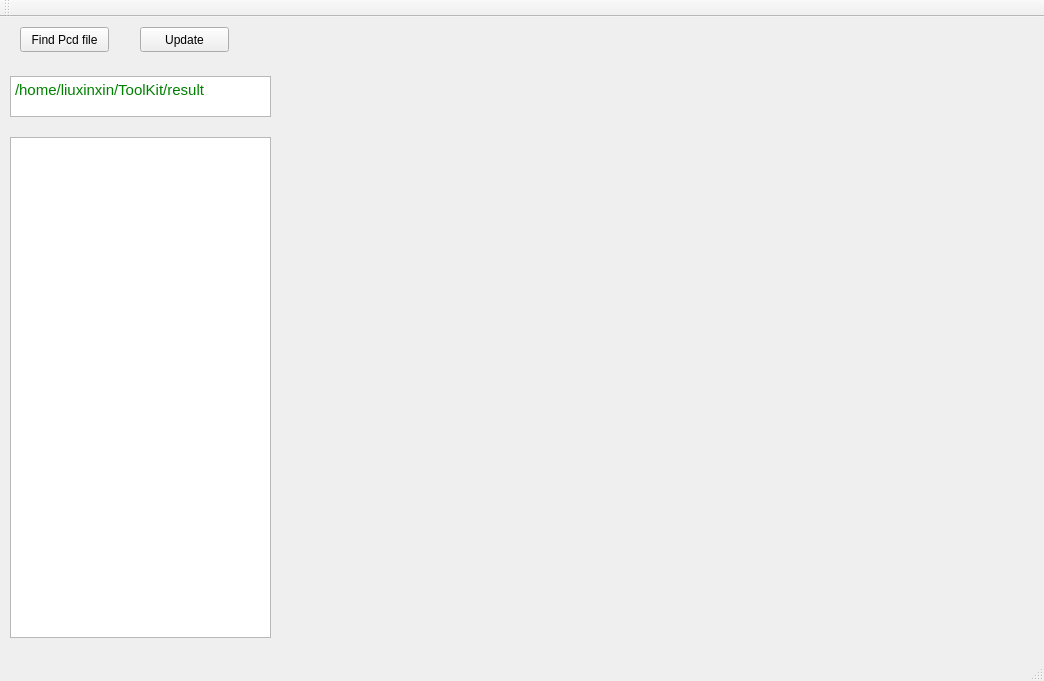
<?xml version="1.0" encoding="UTF-8"?>
<ui version="4.0">
 <class>MainWindow</class>
 <widget class="QMainWindow" name="MainWindow">
  <property name="geometry">
   <rect>
    <x>0</x>
    <y>0</y>
    <width>1044</width>
    <height>681</height>
   </rect>
  </property>
  <property name="windowTitle">
   <string>PCD File Reader</string>
  </property>
  <widget class="QWidget" name="centralWidget">
   <widget class="QListWidget" name="listWidget">
    <property name="geometry">
     <rect>
      <x>10</x>
      <y>120</y>
      <width>261</width>
      <height>501</height>
     </rect>
    </property>
   </widget>
   <widget class="QPushButton" name="pushButton">
    <property name="geometry">
     <rect>
      <x>20</x>
      <y>10</y>
      <width>89</width>
      <height>25</height>
     </rect>
    </property>
    <property name="text">
     <string>Find Pcd file</string>
    </property>
   </widget>
   <widget class="QPushButton" name="pushButton_2">
    <property name="geometry">
     <rect>
      <x>140</x>
      <y>10</y>
      <width>89</width>
      <height>25</height>
     </rect>
    </property>
    <property name="text">
     <string>Update</string>
    </property>
   </widget>
   <widget class="QTextEdit" name="textEdit">
    <property name="geometry">
     <rect>
      <x>10</x>
      <y>59</y>
      <width>261</width>
      <height>41</height>
     </rect>
    </property>
    <property name="html">
     <string>&lt;!DOCTYPE HTML PUBLIC &quot;-//W3C//DTD HTML 4.0//EN&quot; &quot;http://www.w3.org/TR/REC-html40/strict.dtd&quot;&gt;
&lt;html&gt;&lt;head&gt;&lt;meta name=&quot;qrichtext&quot; content=&quot;1&quot; /&gt;&lt;style type=&quot;text/css&quot;&gt;
p, li { white-space: pre-wrap; }
&lt;/style&gt;&lt;/head&gt;&lt;body style=&quot; font-family:'Ubuntu'; font-size:11pt; font-weight:400; font-style:normal;&quot;&gt;
&lt;p style=&quot; margin-top:0px; margin-bottom:0px; margin-left:0px; margin-right:0px; -qt-block-indent:0; text-indent:0px;&quot;&gt;&lt;span style=&quot; color:#008000;&quot;&gt;/home/liuxinxin/ToolKit/result&lt;/span&gt;&lt;/p&gt;&lt;/body&gt;&lt;/html&gt;</string>
    </property>
   </widget>
   <widget class="QWidget" name="verticalLayoutWidget">
    <property name="geometry">
     <rect>
      <x>289</x>
      <y>9</y>
      <width>741</width>
      <height>601</height>
     </rect>
    </property>
    <layout class="QVBoxLayout" name="verticalLayout"/>
   </widget>
  </widget>
  <widget class="QMenuBar" name="menuBar">
   <property name="geometry">
    <rect>
     <x>0</x>
     <y>0</y>
     <width>1044</width>
     <height>22</height>
    </rect>
   </property>
  </widget>
  <widget class="QToolBar" name="mainToolBar">
   <attribute name="toolBarArea">
    <enum>TopToolBarArea</enum>
   </attribute>
   <attribute name="toolBarBreak">
    <bool>false</bool>
   </attribute>
  </widget>
  <widget class="QStatusBar" name="statusBar"/>
 </widget>
 <layoutdefault spacing="6" margin="11"/>
 <resources/>
 <connections/>
</ui>
